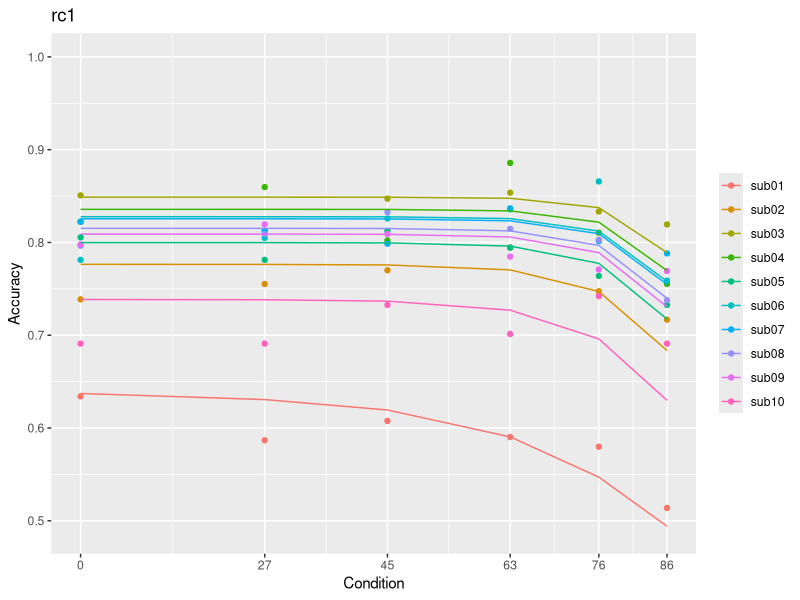

Here is the R script that generated this plot:
#+ message = F
library(magrittr)
library(dplyr)
library(tidyr)
library(ggplot2)
library(data.table)
library(evd)


#'# data loading
dat <- fread("exp1_data_behavior.csv", sep = ",", header = T)
dat <- na.omit(dat)


#'# functions
fit_rc1 <- function(d) {
    guess <- c(0.5, 2.22 * 10e-3)
    fit <- suppressWarnings(optim(par = guess, fn = deviance, gr = NULL, method = "L-BFGS-B", d = d,
                                  lower = c(0.001, 2.22 * 10e-16), upper = c(20, 10),
                                  control = list("maxit" = 100000,
                                                 "parscale" = c(0.004, 0.00004))))
    est <- data.frame(sH = fit$par[1], w = fit$par[2], dev = fit$value)
    return(est)
}

deviance <- function(x, d) {
    val3 <- d$val3
    
    sH <- x[1]
    w <- x[2]
    
    Vcu <- as.data.frame(cbind(100, 90, val3))/100
    colnames(Vcu) <- c("V1", "V2", "V3")
    Vcu <- mutate(Vcu, sumVcu = V1 + V2 + V3)
    Vcu <- mutate(Vcu, normalizer = sH + w * sumVcu)
    M <- Vcu[, 1:3]/Vcu$normalizer
    
    M <- mutate(M, P = ifelse(V3 == 0, exp(V1) / (exp(V1) + exp(V2)), 
                              exp(V1) / (exp(V1) + exp(V2) + exp(V3))))
    
    M <- mutate(M, P = ifelse(P < .01, .01, P)) #adjustments to avoid punishing models too much for very unlikely predictions
    M <- mutate(M, P = ifelse(P > .99, .99, P)) #adjustments to avoid punishing models too much for very unlikely predictions
    M$corr <- d$corr
    
    dev <- -2 * sum(M$corr * log(M$P) + (1 - M$corr) * log(1 - M$P))
    return(dev)
}


#'# individual fittings
fits <- c()

for (sub in unique(dat$subj)) {
    d <- subset(dat, dat$subj == sub)
    f <- tryCatch(fit_rc1(d), error = function(e){f = cbind(NA, NA, NA)}) 
    colnames(f) <- c("sH", "w", "dev")
    fits <- try(rbind(fits, cbind(f, sub)))
    fits <- na.omit(fits)
    fits$sH <- as.numeric(fits$sH)
    fits$w <- as.numeric(fits$w)
    fits$dev <- as.numeric(fits$dev)
}


#'# visualization 
prediction <- c()

for (subj in unique(fits$sub)) {
    f <- subset(fits, fits$sub == subj)
    
    n1 <- exp(1 / (f[1] + f[2] * 1.90)) + exp(0.9 / (f[1] + f[2] * 1.90))
    n2 <- exp(1 / (f[1] + f[2] * 2.17)) + exp(0.9 / (f[1] + f[2] * 2.17)) + exp(0.27 / (f[1] + f[2] * 2.17))
    n3 <- exp(1 / (f[1] + f[2] * 2.35)) + exp(0.9 / (f[1] + f[2] * 2.35)) + exp(0.45 / (f[1] + f[2] * 2.35))
    n4 <- exp(1 / (f[1] + f[2] * 2.53)) + exp(0.9 / (f[1] + f[2] * 2.53)) + exp(0.63 / (f[1] + f[2] * 2.53))
    n5 <- exp(1 / (f[1] + f[2] * 2.66)) + exp(0.9 / (f[1] + f[2] * 2.66)) + exp(0.76 / (f[1] + f[2] * 2.66))
    n6 <- exp(1 / (f[1] + f[2] * 2.76)) + exp(0.9 / (f[1] + f[2] * 2.76)) + exp(0.86 / (f[1] + f[2] * 2.76))           
    
    # softmax transformation                                                                      
    pred <- c(
        exp(1 / (f[1] + f[2] * 1.90)) / n1,
        exp(1 / (f[1] + f[2] * 2.17)) / n2,
        exp(1 / (f[1] + f[2] * 2.35)) / n3,
        exp(1 / (f[1] + f[2] * 2.53)) / n4,
        exp(1 / (f[1] + f[2] * 2.66)) / n5,
        exp(1 / (f[1] + f[2] * 2.76)) / n6)
    
    pred <- as.numeric(pred)
    pred <- as.data.frame(pred)
    pred$id <- subj
    pred$condition <- c(0, 27, 45, 63, 76, 86)
    prediction <- rbind(prediction, pred)
    
}


#'# accuracy
dat %>%
    group_by(subj, val3) %>%
    summarise(Accuracy = mean(corr)) -> acc

acc <- subset(acc, acc$subj %in% unique(fits$sub))
acc$pred <- prediction$pred

rc1 <- ggplot(acc) + geom_point(aes(x = val3, y = Accuracy, color = subj)) +
    geom_line(mapping = aes(x = val3, y = pred, color = subj)) + ylim(0.49, 1) + xlab("Condition") + 
    scale_x_continuous(breaks = c(0, 27, 45, 63, 76, 86)) +
    ggtitle("rc1")  + guides(color = guide_legend(title = NULL))
rc1

fits_rc1 <- fits
fits_rc1 <- mutate(fits_rc1, aic = dev + 4)
